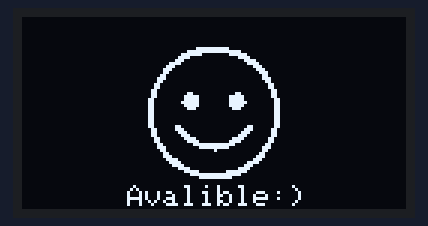
A sketch run on a simulated Arduino Uno, built with avr-gcc and run on an emulated ATmega328P. Shown: 128×64 one-colour display.

Above: at 0.1 s.
At 1.0 s:
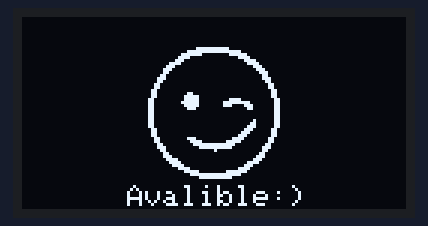

The sketch:

display_animation.ino
```cpp
#include "AnimationFrames.h"

void setup() {
  display.begin(SSD1306_SWITCHCAPVCC, SCREEN_I2C_ADDR);
}


void loop() {
 display_animation();
}
```

AnimationFrames.cpp
```cpp
#include "AnimationFrames.h"

int frame = 0;
Adafruit_SSD1306 display(128, 64, &Wire, OLED_RST_PIN);


void display_animation()
{
    display.clearDisplay();
    display.setTextSize(1); // Normal 1:1 pixel scale
    display.setTextColor(SSD1306_WHITE);

    avalible_animation();
    // Update the display with the drawn bitmap and text
    display.display();

    // Move to the next frame for the next loop iteration
    frame = (frame + 1) % FRAME_COUNT;
    delay(FRAME_DELAY);
}

void meeting_animation()
{
    display.drawBitmap(40, 8, people[frame], FRAME_WIDTH, FRAME_HEIGHT, 1);
    // Set the position where the text will start (x, y)
    // Adjust the x value as needed to center the text, and y to position at the bottom
    display.setCursor(25, 56); // You may need to adjust these values
    display.print("In a meeting");
}


void break_animation()
{
      display.drawBitmap(40, 8, coffee[frame], FRAME_WIDTH, FRAME_HEIGHT, 1);
   // Set the position where the text will start (x, y)
    // Adjust the x value as needed to center the text, and y to position at the bottom
    display.setCursor(30, 56); // You may need to adjust these values
    display.print("On a break");
}


void avalible_animation()
{
    display.drawBitmap(40, 8, smiley[frame], FRAME_WIDTH, FRAME_HEIGHT, 1);
    // Set the position where the text will start (x, y)
    // Adjust the x value as needed to center the text, and y to position at the bottom
    display.setCursor(35, 56); // You may need to adjust these values
    display.print("Avalible:)");
}

void emergency_animation()
{
    display.drawBitmap(40, 8, warning[frame], FRAME_WIDTH, FRAME_HEIGHT, 1);
    // Set the position where the text will start (x, y)
    // Adjust the x value as needed to center the text, and y to position at the bottom
    display.setCursor(20, 56); // You may need to adjust these values
    display.print("Emergencies only");
}
```

Source omitted: mationFrames.h (data table, 80095 bytes)
